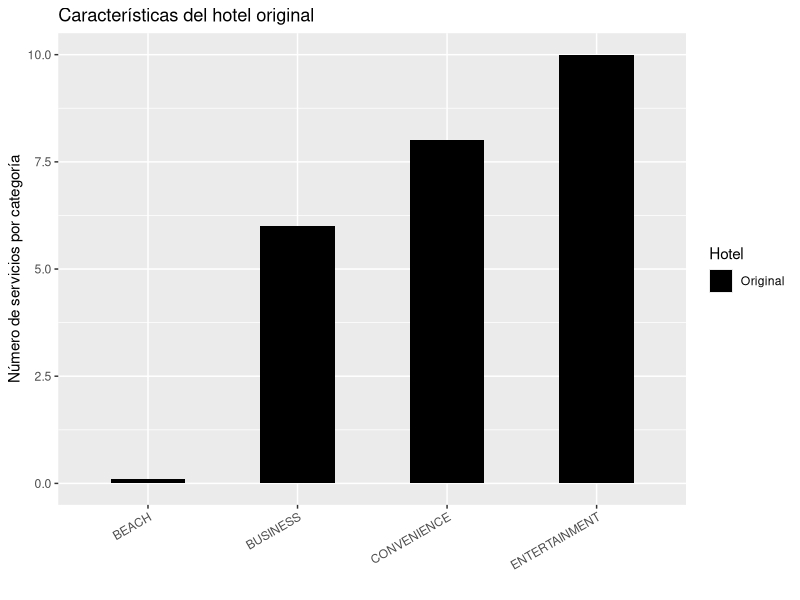
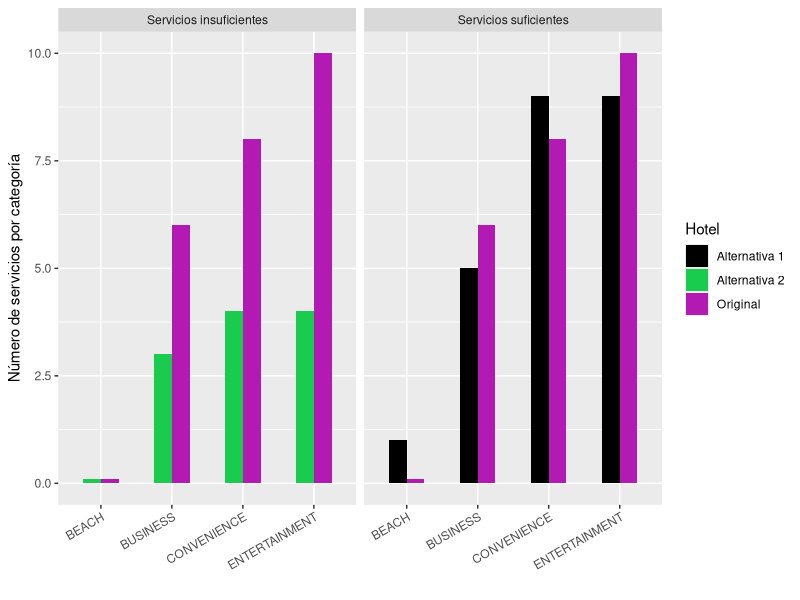
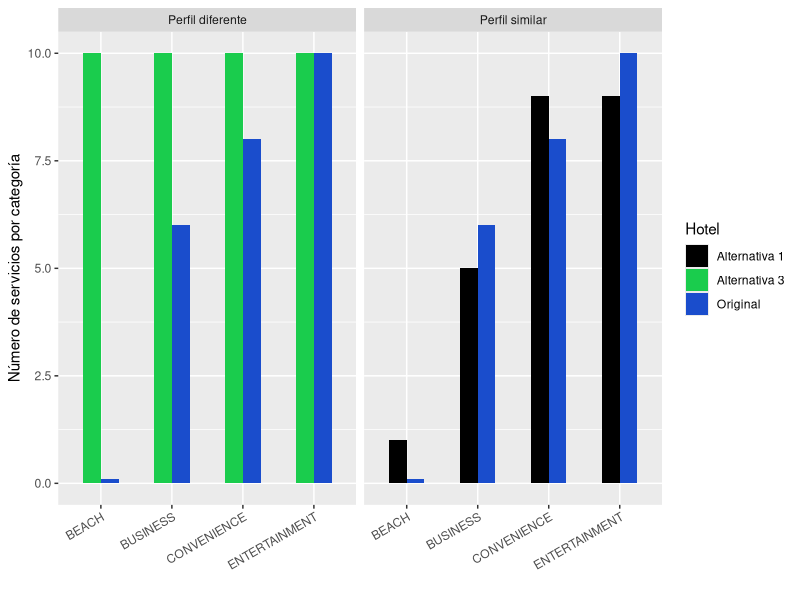
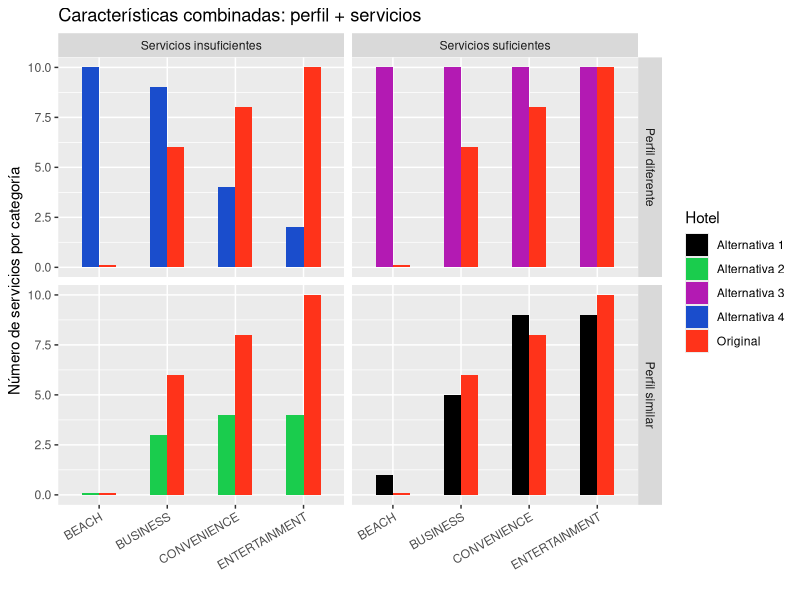
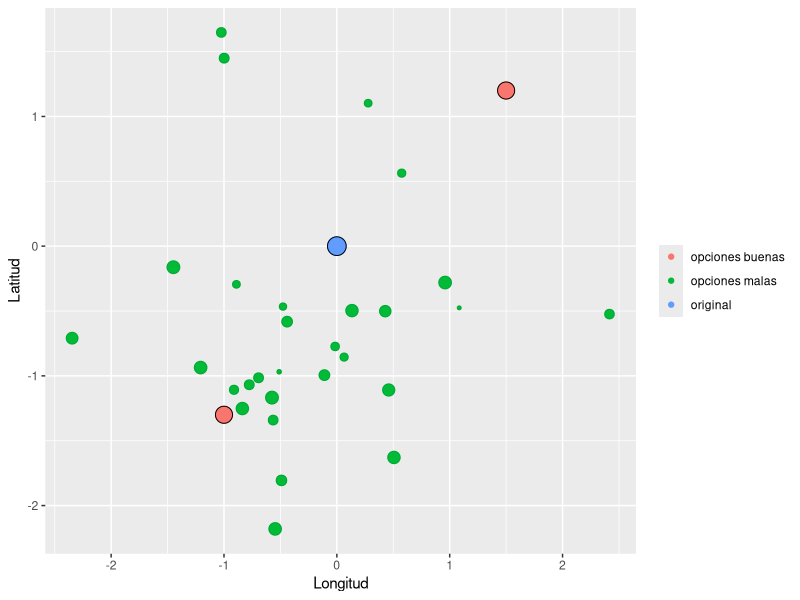
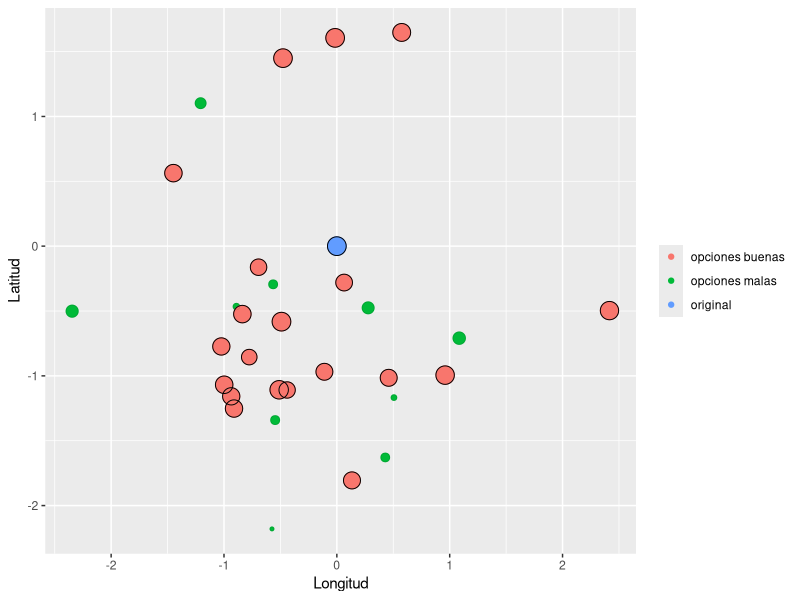
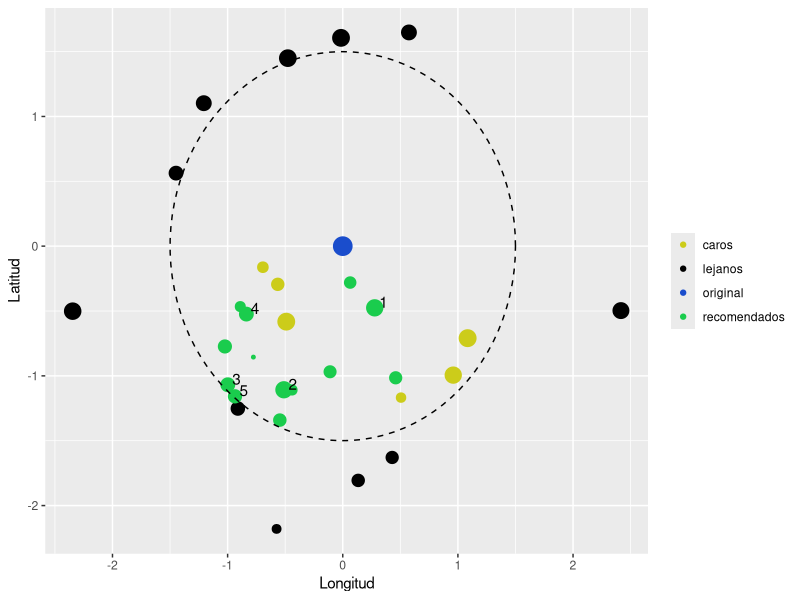

Reproduce these figures in R, in order.
## ---- chunk 1
library(Matrix)
library(dplyr)
library(tidyr)
library(ggplot2)
library(knitr)
#setwd("C:/Users/bmxddt005062/Documents/recomendacion_de_hoteles")
# # Servicios
# load('datos/hoteles_servicios_mex.Rdata')
# # Categorias
# load('datos/hoteles_servicios_categorias_mex.Rdata')
# # Precios, comentarios, geolocalizacion
# load('datos/hoteles_precios_comentarios_geo_mex.Rdata')
circleFun <- function(center = c(0,0),diameter = 1, npoints = 100){
    r = diameter / 2
    tt <- seq(0,2*pi,length.out = npoints)
    xx <- center[1] + r * cos(tt)
    yy <- center[2] + r * sin(tt)
    return(data.frame(x = xx, y = yy))
}
## ---- chunk 2
aux <- data.frame(x = c('BEACH','BUSINESS','ENTERTAINMENT','CONVENIENCE'),
                y = c(0.1,6,10,8),
                Hotel = rep('Original', 4))

ggplot(aux) +
  geom_bar(aes(x,y,fill=Hotel), stat='identity', position='dodge', width=0.5) +
  scale_fill_manual(values = 'black') +
  labs(title='Características del hotel original', x='', y='Número de servicios por categoría') +
  theme(axis.text.x=element_text(angle=30, hjust=1))

## ---- chunk 3
x <- data.frame(x = c('BEACH','BUSINESS','ENTERTAINMENT','CONVENIENCE'),
                y = c(0.1,6,10,8),
                Hotel = rep('Original', 4))
y <- data.frame(x = c('BEACH','BUSINESS','ENTERTAINMENT','CONVENIENCE'),
                y = c(1,5,9,9),
                Hotel = rep('Alternativa 1', 4))
z <- data.frame(x = c('BEACH','BUSINESS','ENTERTAINMENT','CONVENIENCE'),
                y = c(0.1,3,4,4),
                Hotel = rep('Alternativa 2', 4))

aux <- rbind(
  cbind(x,div='Perfil similar', hinge='Servicios suficientes'),
  cbind(y,div='Perfil similar', hinge='Servicios suficientes'),
  cbind(x,div='Perfil similar', hinge='Servicios insuficientes'),
  cbind(z,div='Perfil similar', hinge='Servicios insuficientes'))

ggplot(aux) +
  geom_bar(aes(x,y,fill=Hotel), stat='identity', position='dodge', width=0.5) +
  scale_fill_manual(values = c('black', rgb(0.1,0.8,0.3), rgb(0.7,0.1,0.7))) +
  facet_wrap( ~ hinge) +
  labs(x='', y='Número de servicios por categoría') +
  theme(axis.text.x=element_text(angle=30, hjust=1))

## ---- chunk 4
x <- data.frame(x = c('BEACH','BUSINESS','ENTERTAINMENT','CONVENIENCE'),
                y = c(0.1,6,10,8),
                Hotel = rep('Original', 4))
y <- data.frame(x = c('BEACH','BUSINESS','ENTERTAINMENT','CONVENIENCE'),
                y = c(1,5,9,9),
                Hotel = rep('Alternativa 1', 4))
v <- data.frame(x = c('BEACH','BUSINESS','ENTERTAINMENT','CONVENIENCE'),
                y = c(10,10,10,10),
                Hotel = rep('Alternativa 3', 4))

aux <- rbind(
  cbind(x,div='Perfil similar', hinge='Servicios suficientes'),
  cbind(y,div='Perfil similar', hinge='Servicios suficientes'),
  cbind(x,div='Perfil diferente', hinge='Servicios suficientes'),
  cbind(v,div='Perfil diferente', hinge='Servicios suficientes'))

ggplot(aux) +
  geom_bar(aes(x,y,fill=Hotel), stat='identity', position='dodge', width=0.5) +
  scale_fill_manual(values = c('black', rgb(0.1,0.8,0.3), rgb(0.1,0.3,0.8))) +
  facet_wrap(~ div) +
  labs(x='', y='Número de servicios por categoría') +
  theme(axis.text.x=element_text(angle=30, hjust=1))
## ---- chunk 5

x <- data.frame(x = c('BEACH','BUSINESS','ENTERTAINMENT','CONVENIENCE'),
                y = c(0.1,6,10,8),
                Hotel = rep('Original', 4))
y <- data.frame(x = c('BEACH','BUSINESS','ENTERTAINMENT','CONVENIENCE'),
                y = c(1,5,9,9),
                Hotel = rep('Alternativa 1', 4))
z <- data.frame(x = c('BEACH','BUSINESS','ENTERTAINMENT','CONVENIENCE'),
                y = c(0.1,3,4,4),
                Hotel = rep('Alternativa 2', 4))
v <- data.frame(x = c('BEACH','BUSINESS','ENTERTAINMENT','CONVENIENCE'),
                y = c(10,10,10,10),
                Hotel = rep('Alternativa 3', 4))
w <- data.frame(x = c('BEACH','BUSINESS','ENTERTAINMENT','CONVENIENCE'),
                y = c(10,9,2,4),
                Hotel = rep('Alternativa 4', 4))

aux <- rbind(
  cbind(x,div='Perfil similar', hinge='Servicios suficientes'),
  cbind(y,div='Perfil similar', hinge='Servicios suficientes'),
  cbind(x,div='Perfil similar', hinge='Servicios insuficientes'),
  cbind(z,div='Perfil similar', hinge='Servicios insuficientes'),
  cbind(x,div='Perfil diferente', hinge='Servicios suficientes'),
  cbind(v,div='Perfil diferente', hinge='Servicios suficientes'),
  cbind(x,div='Perfil diferente', hinge='Servicios insuficientes'),
  cbind(w,div='Perfil diferente', hinge='Servicios insuficientes'))

ggplot(aux) +
  geom_bar(aes(x,y,fill=Hotel), stat='identity', position='dodge', width=0.5) +
  scale_fill_manual(values = c('black', rgb(0.1,0.8,0.3),
                               rgb(0.7,0.1,0.7), rgb(0.1,0.3,0.8), rgb(1,0.2,0.1))) +
  facet_grid(div ~ hinge) +
  labs(title='Características combinadas: perfil + servicios', x='', y='Número de servicios por categoría') +
  theme(axis.text.x=element_text(angle=30, hjust=1))
## ---- chunk 6
set.seed(1234)
x2 <- data.frame(x=c(0,rnorm(29),1.5,-1), y=c(0,rnorm(29),1.2,-1.3), s=c(5,2*runif(29),4,4), col=c('original',rep('opciones malas',29), 'opciones buenas', 'opciones buenas'))
ggplot(x2, aes(x,y,size=s)) +
  geom_point(aes(color=col)) +
  geom_point(aes(alpha=(s>2)), shape=1, color='black') +
  scale_size_continuous(guide=FALSE) +
  scale_alpha_discrete(guide=FALSE) +
  guides(color=guide_legend(title=NULL)) +
  labs(x='Longitud', y='Latitud')
#ggsave('documentacion/graficas/cercania.png')
## ---- chunk 7
set.seed(1234)
x2 <- data.frame(x=c(0,rnorm(30)),
                 y=c(0,rnorm(30)),
                 s=c(5,2*runif(10), 3 + 2*runif(20)),
                 col=c('original',rep('opciones malas',10), rep('opciones buenas', 20)))
ggplot(x2, aes(x,y,size=s)) +
  geom_point(aes(color=col)) +
  geom_point(aes(alpha=(s>2)), shape=1, color='black') +
  scale_size_continuous(guide=FALSE) +
  scale_alpha_discrete(guide=FALSE) +
  guides(color=guide_legend(title=NULL)) +
  labs(x='Longitud', y='Latitud')
#ggsave('documentacion/graficas/cercania.png')
## ---- chunk 8
set.seed(1234)
circ <- circleFun(c(0,0),3,npoints = 100)
x2 <- data.frame(x=c(0,rnorm(30)),
                 y=c(0,rnorm(30)),
                 s=c(5,4*runif(30))) %>%
  mutate(col=ifelse(s==5, 'original',
                    ifelse(sqrt(x^2 + y^2) < 1.5,
                           ifelse(runif(31) < 0.5, 'recomendados', 'caros'),
                                  'lejanos'))) %>%
  group_by(col) %>%
  mutate(r = rank(-s)) %>%
  arrange(col, r)
ggplot(x2) +
  geom_point(aes(x,y,size=s, color=col)) +
  scale_color_manual(values = c('original'=rgb(0.1,0.3,0.8),
                                'recomendados'=rgb(0.1,0.8,0.3),
                                'caros'=rgb(0.8,0.8,0.1),
                                'lejanos'='black')) +
  geom_path(data=circ, aes(x,y), linetype='dashed') +
  geom_text(data=filter(x2, col=='recomendados') %>% head(5),
            aes(x,y,label=r), hjust=-0.5, vjust=-0) +
  guides(color=guide_legend(title=NULL)) +
  scale_size_continuous(guide=FALSE) +
  scale_alpha_discrete(guide=FALSE) +
  labs(x='Longitud', y='Latitud')
